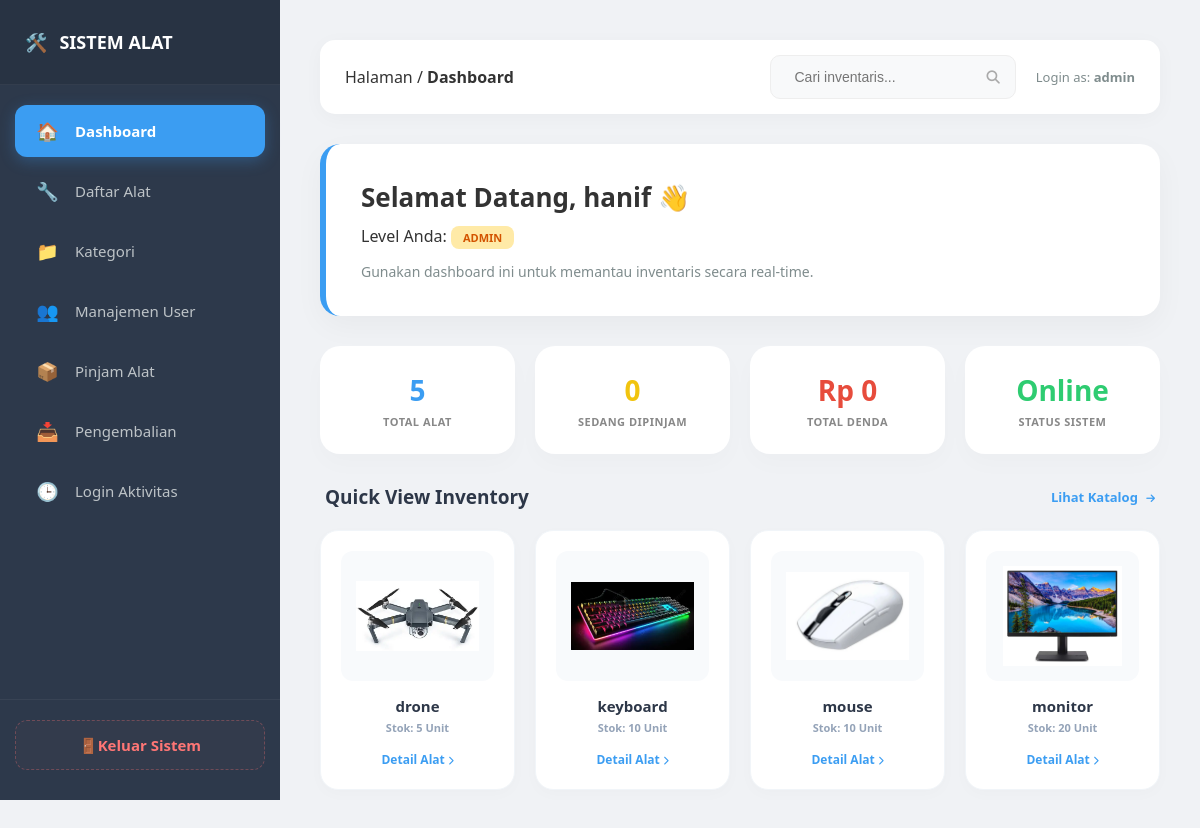
Page /app/view/admin/dashboard.php (signed in) on the committed database.
### tables this page shows
CREATE TABLE `alat` (
  `alat_id` int(11) NOT NULL,
  `kategori_id` int(11) DEFAULT NULL,
  `nama_alat` varchar(100) NOT NULL,
  `stok` int(11) DEFAULT 0,
  `deskripsi` text DEFAULT NULL,
  `gambar` varchar(255) DEFAULT 'default.jpg',
  `denda_per_hari` int(11) DEFAULT 0
);

### app/view/admin/dashboard.php (the view, shortened to what this page needs)
<?php
include $_SERVER['DOCUMENT_ROOT'] . "/peminjaman/app/config/koneksi.php";
$nama  = $_SESSION['nama'] ?? "User";
$username_session = $_SESSION['username'];
$level = strtolower($_SESSION['level'] ?? 'peminjam');
$query_total = mysqli_query($koneksi, "SELECT COUNT(*) as total FROM alat");
$total_alat = mysqli_fetch_assoc($query_total)['total'] ?? 0;
$query_pinjam = mysqli_query($koneksi, "SELECT COUNT(*) as total FROM peminjaman WHERE status = 'Dipinjam'");
$total_pinjam = mysqli_fetch_assoc($query_pinjam)['total'] ?? 0;
$query_denda = mysqli_query($koneksi, "SELECT SUM(total_denda) as total_rp FROM peminjaman");
$total_denda_masuk = mysqli_fetch_assoc($query_denda)['total_rp'] ?? 0;
$keyword = "";
$condition = "";
$limit = empty($keyword) ? "LIMIT 4" : "";
$query_inventory = mysqli_query($koneksi, "SELECT * FROM alat $condition ORDER BY alat_id DESC $limit");
?>
<!DOCTYPE html>
<html lang="id">
<head>
    <link rel="stylesheet" href="https://cdnjs.cloudflare.com/ajax/libs/font-awesome/6.4.2/css/all.min.css">
</head>
<body>
    <div class="sidebar">
        <div class="sidebar-header"><span>🛠️</span> SISTEM ALAT</div>
        <div class="sidebar-menu">
            <a href="dashboard.php" class="active"><span class="icon">🏠</span> Dashboard</a>
            <a href="alat.php"><span class="icon">🔧</span> Daftar Alat</a>
            <a href="kategori.php"><span class="icon">📁</span> Kategori</a>
            <a href="user.php"><span class="icon">👥</span> Manajemen User</a>
            <a href="peminjaman.php"><span class="icon">📦</span> Pinjam Alat</a>
            <a href="pengembalian.php"><span class="icon">📥</span> Pengembalian</a>
            <a href="log_aktivitas.php"><span class="icon">🕒</span> Login Aktivitas</a>
        </div>
        <div class="logout-section">
             <a href="../auth/logout.php" class="logout-link" onclick="return confirm('Keluar dari sistem?')">
                <span class="icon">🚪</span> Keluar Sistem
            </a>
        </div>
    </div>
    <div class="main-content">
        <div class="top-navbar">
            <div class="breadcrumb">Halaman / <strong>Dashboard</strong></div>
            <div style="display: flex; align-items: center; gap: 20px;">
                <form id="searchForm" action="dashboard.php" method="GET" class="search-container">
                    <input type="text" name="cari" id="searchInput"
                           value="<?= htmlspecialchars($keyword) ?>"
                           placeholder="Cari inventaris..."
                           list="daftarAlat"
                           autocomplete="off"
                           oninput="this.form.submit()">
                    <button type="submit"><i class="fas fa-search"></i></button>
                </form>
                <div style="font-size: 13px; color: #7f8c8d;">Login as: <strong><?= htmlspecialchars($username_session); ?></strong></div>
            </div>
        </div>
        <div class="welcome-card">
            <h1>Selamat Datang, <?= htmlspecialchars($nama); ?> 👋</h1>
            <p style="margin-bottom: 15px;">Level Anda: <span class="badge-role"><?= htmlspecialchars($level); ?></span></p>
            <p style="color: #7f8c8d; font-size: 14px;">Gunakan dashboard ini untuk memantau inventaris secara real-time.</p>
        </div>
        <div class="stats-grid">
            <div class="stat-box">
                <h3 style="color: var(--active-blue);"><?= $total_alat; ?></h3>
                <p>TOTAL ALAT</p>
            </div>
            <div class="stat-box">
                <h3 style="color: var(--warning);"><?= $total_pinjam; ?></h3>
                <p>SEDANG DIPINJAM</p>
            </div>
            <div class="stat-box">
                <h3 style="color: var(--danger);">Rp <?= number_format($total_denda_masuk, 0, ',', '.'); ?></h3>
                <p>TOTAL DENDA</p>
            </div>
            <div class="stat-box">
                <h3 style="color: var(--success);">Online</h3>
                <p>STATUS SISTEM</p>
            </div>
        </div>
        <div class="inventory-section">
            <div class="section-header">
                <h2><?= !empty($keyword) ? "Hasil Pencarian: '$keyword'" : "Quick View Inventory" ?></h2>
                <?php if(!empty($keyword)): ?>
                    <a href="dashboard.php" style="color:red; font-size:12px;">Hapus Filter</a>
                <?php else: ?>
                    <a href="alat.php">Lihat Katalog <i class="fas fa-arrow-right" style="font-size: 10px; margin-left: 5px;"></i></a>
                <?php endif; ?>
            </div>
            <div class="inventory-grid">
                <?php if (mysqli_num_rows($query_inventory) > 0): ?>
                    <?php while($item = mysqli_fetch_assoc($query_inventory)):
                        $gambar = !empty($item['gambar']) ? "/peminjaman/public/assets/img/".$item['gambar'] : "";
                    ?>
                    <div class="item-card">
                        <div class="item-img-wrapper">
                            <?php if($gambar && file_exists($_SERVER['DOCUMENT_ROOT'].$gambar)): ?>
                                <img src="<?= $gambar ?>" alt="img" class="item-img">
                            <?php else: ?>
                                <i class="fas fa-box-open" style="font-size: 40px; color: #e2e8f0;"></i>
                            <?php endif; ?>
                        </div>
                        <div class="item-name"><?= htmlspecialchars($item['nama_alat']) ?></div>
                        <div class="item-stock">Stok: <?= $item['stok'] ?> Unit</div>
                        <a href="alat.php?cari=<?= urlencode($item['nama_alat']) ?>" class="btn-detail">Detail Alat <i class="fas fa-chevron-right" style="font-size: 9px;"></i></a>
                    </div>
                    <?php endwhile; ?>
                <?php else: ?>
                    <div class="no-result">
                        <p>Alat tidak ditemukan dalam sistem.</p>
                    </div>
                <?php endif; ?>
            </div>
        </div>
    </div>
</body>
</html>

### app/view/admin/dashboard.php (style rules this page uses)
:root { --sidebar-bg: #2d394b; --active-blue: #3b9df2; --bg-main: #f0f2f5; --text-gray: #bdc3c7; --logout-red: #ff7675; --danger: #e74c3c; --success: #2ecc71; --warning: #f1c40f; }
* { margin: 0; padding: 0; box-sizing: border-box; }
body { font-family: 'Segoe UI', 'Nunito', sans-serif; background-color: var(--bg-main); display: flex; color: #333; min-height: 100vh; }
.sidebar { width: 280px; background-color: var(--sidebar-bg); height: 100vh; color: white; position: fixed; display: flex; flex-direction: column; z-index: 1000; }
.sidebar-header { padding: 30px 25px; font-size: 18px; font-weight: bold; display: flex; align-items: center; gap: 12px; background: rgba(0,0,0,0.1); border-bottom: 1px solid rgba(255,255,255,0.05); }
.sidebar-menu { padding: 20px 15px; flex-grow: 1; }
.sidebar-menu a { display: flex; align-items: center; color: var(--text-gray); padding: 14px 20px; text-decoration: none; border-radius: 12px; margin-bottom: 8px; font-size: 15px; transition: all 0.3s ease; font-weight: 500; }
.sidebar-menu a .icon { margin-right: 15px; font-size: 18px; width: 25px; text-align: center; }
.sidebar-menu a.active { background: var(--active-blue); color: white; box-shadow: 0 4px 15px rgba(59, 157, 242, 0.3); font-weight: 600; }
.logout-section { padding: 20px 15px 30px; border-top: 1px solid rgba(255,255,255,0.05); }
.logout-link { display: flex; align-items: center; justify-content: center; padding: 14px; color: var(--logout-red); text-decoration: none; font-weight: 600; font-size: 15px; border: 1.5px dashed rgba(255, 118, 117, 0.3); border-radius: 12px; transition: all 0.3s ease; background: rgba(255, 118, 117, 0.03); }
.main-content { margin-left: 280px; flex: 1; padding: 40px; width: calc(100% - 280px); }
.top-navbar { background: white; padding: 15px 25px; border-radius: 15px; display: flex; justify-content: space-between; align-items: center; margin-bottom: 30px; box-shadow: 0 4px 20px rgba(0,0,0,0.03); }
.search-container { display: flex; align-items: center; background: #f8f9fa; border: 1.5px solid #eee; border-radius: 10px; padding: 5px 15px; }
.search-container input { border: none; background: none; outline: none; padding: 8px; font-size: 14px; width: 200px; }
.search-container button { background: none; border: none; color: #aaa; cursor: pointer; }
.welcome-card { background: white; padding: 35px; border-radius: 20px; box-shadow: 0 10px 30px rgba(0,0,0,0.04); border-left: 6px solid var(--active-blue); margin-bottom: 30px; }
.welcome-card h1 { font-size: 26px; font-weight: 800; margin-bottom: 10px; }
.badge-role { background: #ffeaa7; color: #d35400; padding: 4px 12px; border-radius: 8px; font-size: 11px; font-weight: 800; text-transform: uppercase; }
.stats-grid { display: grid; grid-template-columns: repeat(4, 1fr); gap: 20px; margin-bottom: 30px; }
.stat-box { background: white; padding: 25px 15px; border-radius: 20px; text-align: center; box-shadow: 0 10px 25px rgba(0,0,0,0.02); transition: 0.3s; }
.stat-box h3 { font-size: 28px; font-weight: 800; margin-bottom: 5px; }
.stat-box p { font-size: 11px; font-weight: 700; color: #888; letter-spacing: 0.5px; }
.inventory-section { margin-top: 10px; }
.section-header { display: flex; justify-content: space-between; align-items: center; margin-bottom: 20px; padding: 0 5px; }
.section-header h2 { font-size: 19px; font-weight: 800; color: #2d3748; }
.section-header a { font-size: 13px; color: var(--active-blue); text-decoration: none; font-weight: 700; }
.inventory-grid { display: grid; grid-template-columns: repeat(4, 1fr); gap: 20px; }
.item-card { background: white; border-radius: 18px; padding: 20px; text-align: center; transition: 0.3s; box-shadow: 0 4px 15px rgba(0,0,0,0.02); border: 1px solid #f1f5f9; }
.item-img-wrapper { background: #f8fafc; border-radius: 12px; padding: 15px; margin-bottom: 15px; height: 130px; display: flex; align-items: center; justify-content: center; }
.item-img { max-width: 100%; max-height: 100%; object-fit: contain; }
.item-name { font-weight: 700; font-size: 15px; color: #2d3748; margin-bottom: 4px; white-space: nowrap; overflow: hidden; text-overflow: ellipsis; }
.item-stock { font-size: 11px; font-weight: 600; color: #94a3b8; margin-bottom: 12px; }
.btn-detail { font-size: 12px; font-weight: 700; color: var(--active-blue); text-decoration: none; display: inline-block; transition: 0.2s; }

### rows in the picture
alat: gambar (picture), nama_alat "drone", stok "5"
alat: gambar (picture), nama_alat "keyboard", stok "10"
alat: gambar (picture), nama_alat "mouse", stok "10"
alat: gambar (picture), nama_alat "monitor", stok "20"

### other values in the picture
$username_session "admin"
$nama "hanif"
$level "ADMIN"
$total_alat "5"
$total_pinjam "0"
$total_denda_masuk "0"
